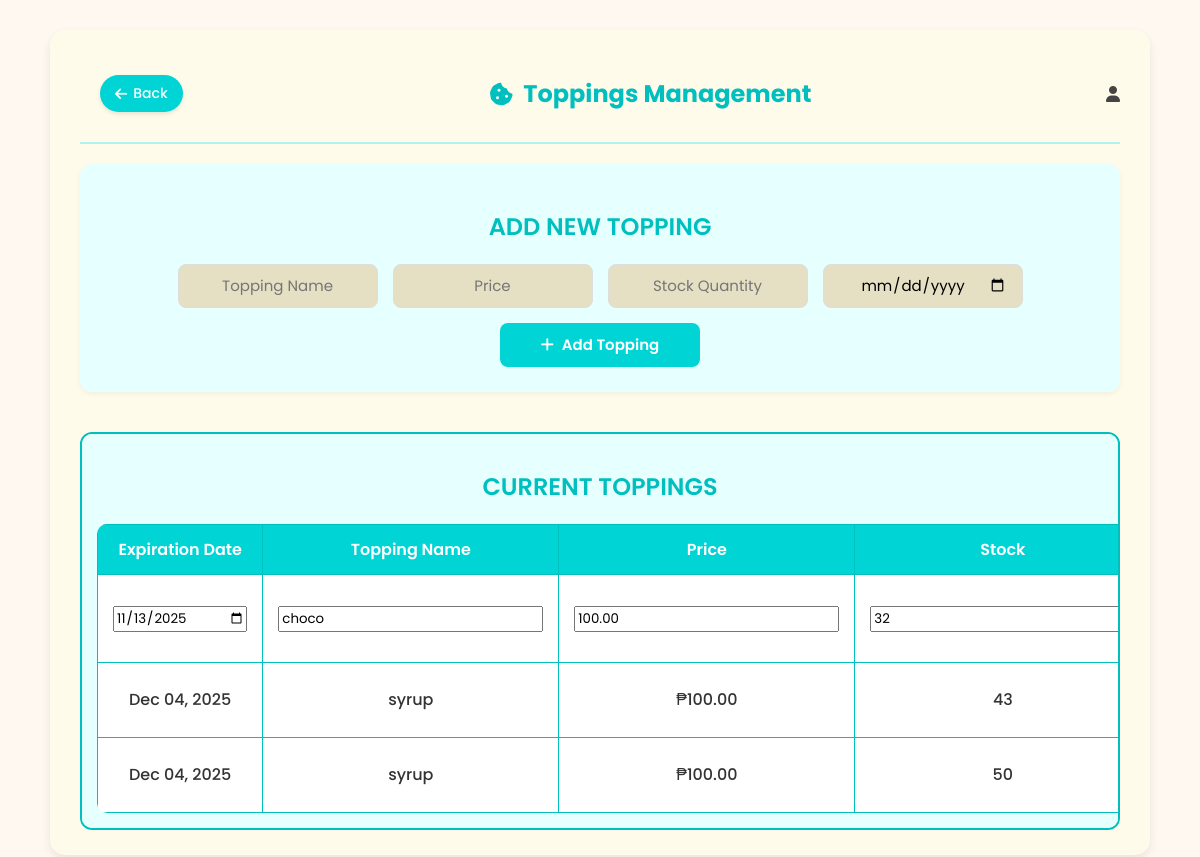
The app's page /toppings/?edit=5 with its own data.
### dashboard/models.py (models this page shows, shortened)
class Topping(models.Model):
    name = models.CharField(max_length=100)
    price = models.DecimalField(max_digits=8, decimal_places=2)
    quantity = models.PositiveIntegerField(default=0)
    expiration_date = models.DateField(null=True, blank=True)

### dashboard/views.py (the view, shortened to what this page needs)
# urls.py: path('toppings/', views.toppings, name='toppings'),
def toppings(request):
    toppings = Topping.objects.all().order_by('name')
    topping_to_edit = None
    if 'edit' in request.GET:
        topping_to_edit = Topping.objects.get(id=request.GET['edit'])
    return render(request, 'dashboard/toppings.html', {
        'toppings': toppings,
        'topping_to_edit': topping_to_edit
    })

### dashboard/templates/dashboard/toppings.html (shortened to what this page needs)
{% load static %}
<!DOCTYPE html>
<html lang="en">
<head>
  <link rel="stylesheet" href="https://cdnjs.cloudflare.com/ajax/libs/font-awesome/6.5.0/css/all.min.css">
  <link rel="stylesheet" href="{% static 'css/toppings.css' %}">
</head>
<body>
  <div class="container">
    <header class="header">
      <a href="{% url 'home' %}" class="back-btn">
        <i class="fa-solid fa-arrow-left"></i> Back
      </a>
      <h1><i class="fa-solid fa-cookie-bite"></i> Toppings Management</h1>
      <div class="admin-profile">
        <i class="fa-solid fa-user"></i>
      </div>
    </header>
    <section class="add-form">
      <h2>ADD NEW TOPPING</h2>
      <form method="POST" action="{% url 'toppings' %}" id="toppingForm" class="form-section">
        <input type="text" name="name" id="toppingName" placeholder="Topping Name" required>
        <input type="number" name="price" id="price" placeholder="Price" step="0.01" required>
        <input type="number" name="quantity" id="quantity" placeholder="Stock Quantity" min="0" required>
        <input type="date" name="expiration_date" id="expiration_date" placeholder="Expiration Date" required>
        <button type="submit" class="add-btn" id="addToppingBtn">
          <i class="fa-solid fa-plus"></i> Add Topping
        </button>
      </form>
    </section>
    <section class="topping-list">
      <h2>CURRENT TOPPINGS</h2>
      <table>
        <thead>
          <tr>
            <th>Expiration Date</th>
            <th>Topping Name</th>
            <th>Price</th>
            <th>Stock</th>
          </tr>
        </thead>
        <tbody id="toppingTableBody">
          {% for topping in toppings %}
          <tr>
            {% if topping_to_edit and topping_to_edit.id == topping.id %}
              <form method="POST" action="{% url 'toppings' %}" class="inline-edit-form">
                <td><input type="date" name="expiration_date" value="{{ topping.expiration_date|date:'Y-m-d' }}"></td>
                <td><input type="text" name="name" value="{{ topping.name }}"></td>
                <td><input type="number" name="price" value="{{ topping.price }}" step="0.01"></td>
                <td><input type="number" name="quantity" value="{{ topping.quantity }}"></td>
              </form>
            {% else %}
              <td>{{ topping.expiration_date|date:"M d, Y" }}</td>
              <td>{{ topping.name }}</td>
              <td>₱{{ topping.price|floatformat:2 }}</td>
              <td>{{ topping.quantity }}</td>
            {% endif %}
          </tr>
          {% empty %}
          <tr>
            <td colspan="5" class="no-data">No toppings found.</td>
          </tr>
          {% endfor %}
        </tbody>
      </table>
    </section>
  </div>
</body>
</html>

### dashboard/static/css/toppings.css (style rules this page uses)
* { font-family: 'Poppins', sans-serif; box-sizing: border-box; }
body { background-color: #fff8f0; margin: 0; padding: 0; }
.back-btn { display: inline-flex; align-items: center; gap: 6px; background-color: #00d4d4; border: none; border-radius: 20px; padding: 8px 15px; color: white; cursor: pointer; margin: 20px; font-size: 14px; font-weight: 500; box-shadow: 0 2px 4px rgba(0, 0, 0, 0.1); text-decoration: none; transition: background 0.2s; }
.container { background-color: #fffbea; max-width: 1100px; margin: 30px auto; padding: 25px 30px; border-radius: 15px; box-shadow: 0 4px 10px rgba(0, 0, 0, 0.08); }
.header { display: flex; justify-content: space-between; align-items: center; border-bottom: 2px solid #b3f0f0; padding-bottom: 10px; margin-bottom: 20px; flex-wrap: wrap; gap: 10px; }
.header h1 { font-size: 24px; color: #00bfbf; display: flex; align-items: center; gap: 10px; }
.admin-profile { display: flex; align-items: center; gap: 8px; color: #444; }
.add-form { margin-top: 20px; background: #e6ffff; border-radius: 12px; padding: 25px; box-shadow: 0 2px 5px rgba(0, 0, 0, 0.05); }
.add-form h2 { text-align: center; color: #00bfbf; font-weight: 600; margin-bottom: 20px; }
.form-section { display: flex; justify-content: center; align-items: flex-end; gap: 15px; flex-wrap: wrap; margin-top: 10px; }
.add-form input { width: 200px; padding: 10px 15px; border-radius: 8px; border: 1px solid #ddd; background-color: #e5e0c3; font-size: 15px; text-align: center; height: 44px; }
.add-btn { background-color: #00d4d4; border: none; border-radius: 8px; padding: 10px 15px; color: white; font-weight: 600; cursor: pointer; transition: background 0.2s, transform 0.1s; display: flex; align-items: center; justify-content: center; gap: 8px; width: 200px; height: 44px; font-size: 15px; margin-top: auto; }
.topping-list { margin-top: 40px; overflow-x: auto; border: 2px solid #00bfbf; border-radius: 12px; padding: 15px; background-color: #e6ffff; }
.topping-list h2 { color: #00bfbf; text-align: center; font-weight: 600; }
.topping-list table { width: 100%; border-collapse: collapse; margin-top: 15px; min-width: 600px; text-align: center; background-color: white; border-radius: 10px; overflow: hidden; }
.topping-list th, .topping-list td { padding: 12px 15px; border: 1px solid #00bfbf; vertical-align: middle; }
.topping-list th { background-color: #00d4d4; color: white; font-weight: 600; }
.topping-list td { font-weight: 500; color: #333; }

### dashboard/templates/dashboard/toppings.html (style rules this page uses)
input[type=number] { -moz-appearance: textfield; }

### records on screen
Topping: expiration_date "11/13/2025", name "choco", price "100.00", quantity "32"
Topping: expiration_date "Dec 04, 2025", name "syrup", price "100.00", quantity "43"
Topping: expiration_date "Dec 04, 2025", name "syrup", price "100.00", quantity "50"
